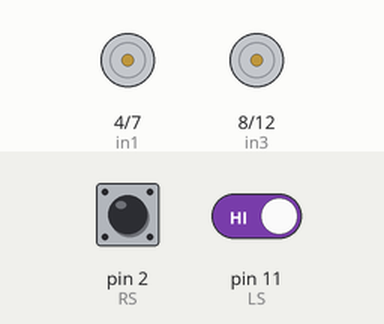
Bench run of a sketch on a simulated Arduino Uno, built with avr-gcc and run on an emulated ATmega328P. On the bench: motor-driver pin pairs drawn as motors (green arrow = first pin HIGH = forward, orange = second pin HIGH = backward, longer = more drive, scaled by the enable pin). The inputs (shaded band) are chosen by the test bench; at power-on: pin 2 (RS) HIGH, pin 11 (LS) HIGH. What the sketch prints to the serial monitor is not drawn.

Above: at 1.2 s.
1.3 s: pin 2 (RS) driven LOW
At 2.1 s:
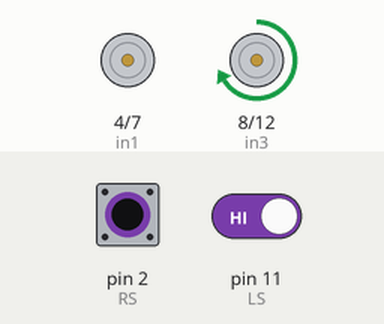
2.8 s: pin 11 (LS) driven LOW
At 3.4 s:
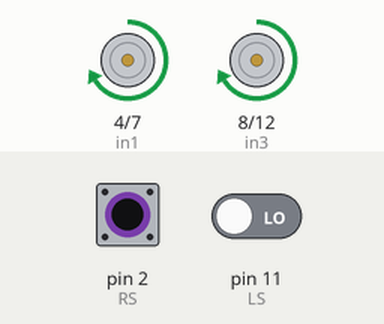
4.3 s: pin 2 (RS) driven HIGH
At 5.5 s:
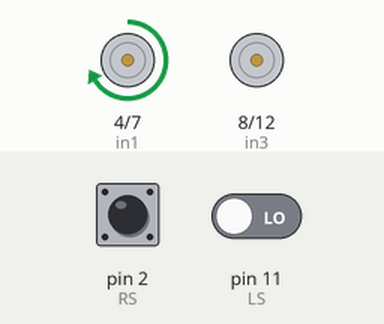
5.8 s: pin 11 (LS) driven HIGH
At 6.6 s:
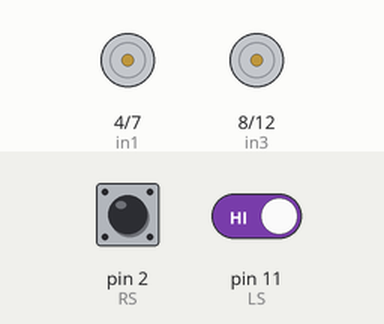
7.3 s: pin 2 (RS) driven LOW
At 7.9 s:
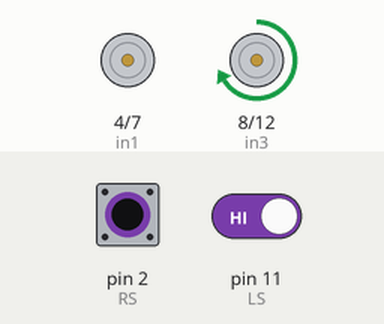
8.8 s: pin 2 (RS) pulsed HIGH 2 times (0.12 s each, 0.3 s apart)
At 9.01 s:
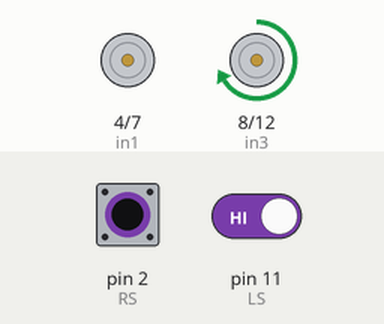
Timing chart, 0 to 11.8 s (numbered marks = the images above; inputs shaded):
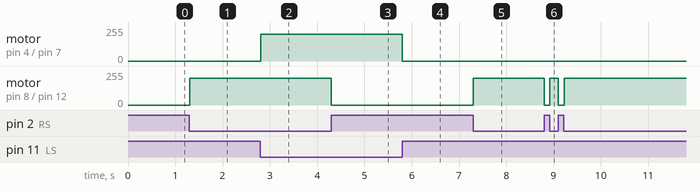

The sketch:

lineFollower.ino
```cpp
// connect motor controller pins to Arduino digital pin
// motor one
int enA = 3;
int in1 = 4;
int in2 = 7;
// motor two
int enB = 5;
int in3 = 8;
int in4 = 12;
//ir sensor
int LS=11;
int RS=2;

void setup()
{
// set all the motor control pins to output
  pinMode(enA, OUTPUT);
  pinMode(enB, OUTPUT);
  pinMode(in1, OUTPUT);
  pinMode(in2, OUTPUT);
  pinMode(in3, OUTPUT);
  pinMode(in4, OUTPUT);
  pinMode(LS, INPUT);
  pinMode(RS, INPUT);
  Serial.begin(9600);
}

void loop()
{
  if(!(digitalRead(LS)) && !(digitalRead(RS)))   // Move Forward
  {
  // turn on motor A
  digitalWrite(in1, HIGH);
  digitalWrite(in2, LOW);
  // set speed to 200 out of possible range 0~255
  analogWrite(enA, 200);
  // turn on motor B
  digitalWrite(in3, HIGH);
  digitalWrite(in4, LOW);
  // set speed to 200 out of possible range 0~255
  analogWrite(enB, 200);
  Serial.print("forward");
  }

  if(!(digitalRead(LS)) && digitalRead(RS))     // Turn right
  {
   // turn on motor A
  digitalWrite(in1, HIGH);
  digitalWrite(in2, LOW);
  // set speed to 200 out of possible range 0~255
  analogWrite(enA, 200);
  //turn off motor b
  digitalWrite(in3, LOW);
  digitalWrite(in4, LOW);
  Serial.print("right");
  }

  if(digitalRead(LS) && !(digitalRead(RS)))     // turn left
  {
   // now turn off motor a
  digitalWrite(in1, LOW);
  digitalWrite(in2, LOW);
   // turn on motor B
  digitalWrite(in3, HIGH);
  digitalWrite(in4, LOW);
  // set speed to 200 out of possible range 0~255
  analogWrite(enB, 200);
  Serial.print("left");
  }

  if(digitalRead(LS) && digitalRead(RS))   // stop
  {
    // now turn off motor a and b
  digitalWrite(in1, LOW);
  digitalWrite(in2, LOW);
  digitalWrite(in3, LOW);
  digitalWrite(in4, LOW);
  Serial.print("stop");
  }
}
```

Measured:
- after the input at 1.3 s, motor on pin 8 (in3) / pin 12 (in4): stopped → forward 200/255 at once
- after the input at 2.8 s, motor on pin 4 (in1) / pin 7 (in2): stopped → forward 200/255 at once
- after the input at 4.3 s, motor on pin 8 (in3) / pin 12 (in4): forward 200/255 → stopped at once
- after the input at 5.8 s, motor on pin 4 (in1) / pin 7 (in2): forward 200/255 → stopped at once
- after the input at 7.3 s, motor on pin 8 (in3) / pin 12 (in4): stopped → forward 200/255 at once
- after the input at 8.8 s, motor on pin 8 (in3) / pin 12 (in4): alternates forward 200/255 for 0.18 s and stopped for 0.12 s, 4 changes in all, then stays forward 200/255, starting at once
